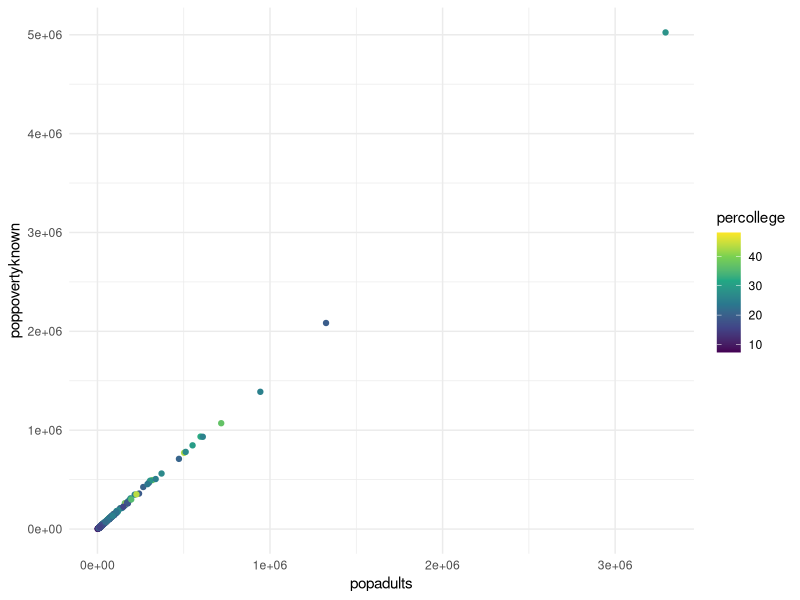

The R script that drew this image:
library(tidyverse)

# #region Making it color blind friendly

# uncomment as needed
# install.packages("viridis")
# install.packages("scales")

library(viridis)
library(scales)

theme_set(theme_minimal())

options(ggplot2.continuous.colour="viridis")
options(ggplot2.continuous.fill = "viridis")
# #endregion

midwest

# lets first look to see if there is any realtionship between adults and poverity
# poppovertyknown <int>
# popadults <int>
# percollege <dbl>

ggplot(midwest) +
geom_point(mapping=aes(popadults, poppovertyknown, color=percollege))